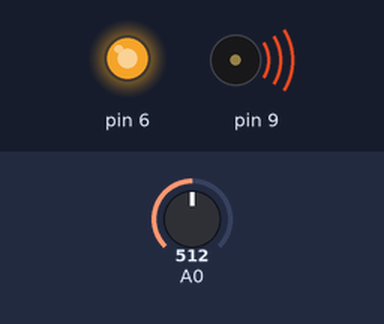
A sketch run on a simulated Arduino Uno, built with avr-gcc and run on an emulated ATmega328P. Shown: output pins drawn as LEDs (lit = HIGH), buzzer (waves = sounding). The inputs (shaded band) are chosen by the test bench; at power-on: A0 = 512. Random numbers use the default seed unless the sketch sets one.

Above: at 0.05 s.
At 9.67 s:
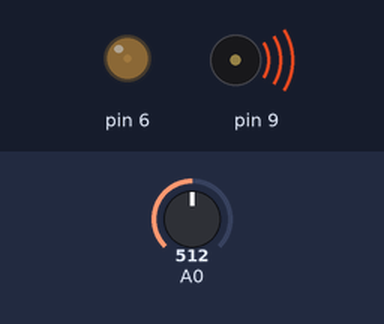
At 19.9 s:
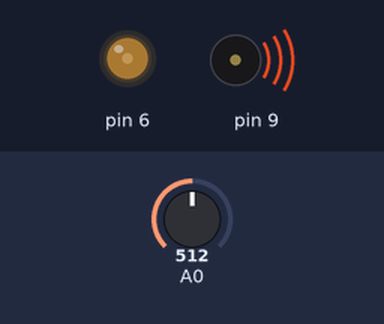
At 39.86 s:
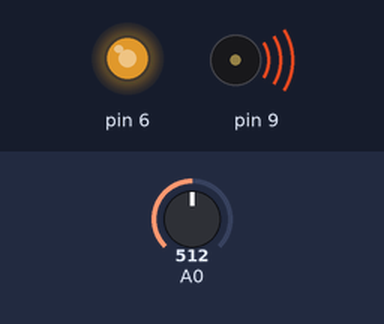
Timing chart, 0 to 40.0 s (numbered marks = the images above):
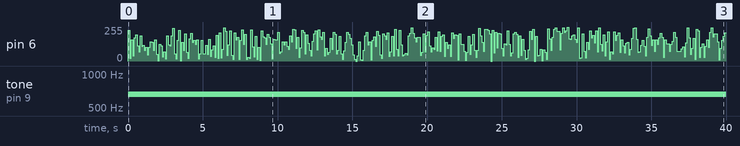

The sketch:

melodiaComputadorada.ino
```cpp
void setup() {
  // put your setup code here, to run once:

}

void loop() {
  // put your main code here, to run repeatedly:


  int sensor = analogRead(A0);
  int pitch = map(sensor, 0, 1024, 440, 880);
  tone(9, pitch);
  analogWrite(6, random(0, 255));
  delay(100);
}
```

Measured:
- by itself, pin 6: 0/255 → 232/255 at 0.00 s, → 19/255 0.10 s later, → 158/255 0.10 s later, → 38/255 0.10 s later, … (397 changes in this stretch)
- by itself, tone on pin 9: silent → 660 Hz at 0.00 s
